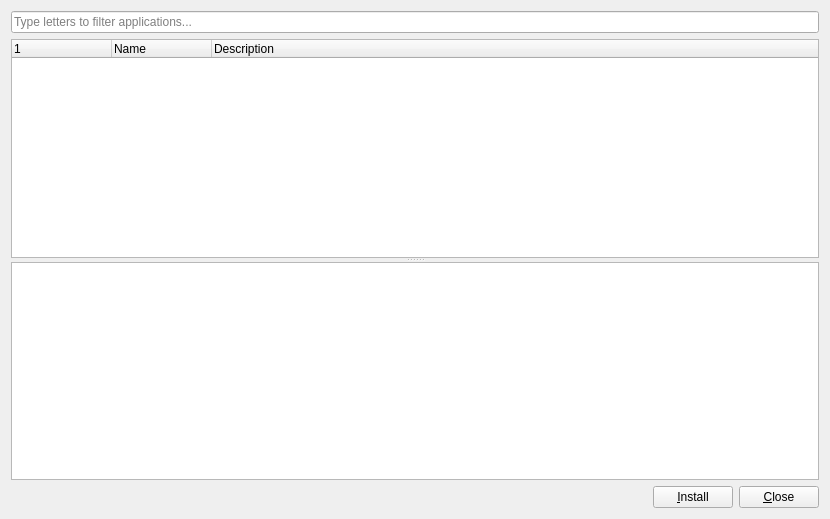
<?xml version="1.0" encoding="UTF-8"?>
<ui version="4.0">
 <class>MainWindow</class>
 <widget class="QWidget" name="MainWindow">
  <property name="geometry">
   <rect>
    <x>0</x>
    <y>0</y>
    <width>830</width>
    <height>519</height>
   </rect>
  </property>
  <property name="windowTitle">
   <string>Third party applications</string>
  </property>
  <property name="windowIcon">
   <iconset>
    <normaloff>appinstall.svg</normaloff>appinstall.svg</iconset>
  </property>
  <layout class="QVBoxLayout" name="verticalLayout">
   <item>
    <widget class="QLineEdit" name="filterList">
     <property name="statusTip">
      <string/>
     </property>
     <property name="placeholderText">
      <string>Type letters to filter applications...</string>
     </property>
    </widget>
   </item>
   <item>
    <widget class="QSplitter" name="splitter">
     <property name="orientation">
      <enum>Qt::Vertical</enum>
     </property>
     <widget class="QTreeWidget" name="apps">
      <property name="rootIsDecorated">
       <bool>false</bool>
      </property>
      <column>
       <property name="text">
        <string/>
       </property>
       <property name="textAlignment">
        <set>AlignLeading|AlignVCenter</set>
       </property>
      </column>
      <column>
       <property name="text">
        <string>Name</string>
       </property>
      </column>
      <column>
       <property name="text">
        <string>Description</string>
       </property>
      </column>
     </widget>
     <widget class="QPlainTextEdit" name="details">
      <property name="readOnly">
       <bool>true</bool>
      </property>
     </widget>
    </widget>
   </item>
   <item>
    <layout class="QHBoxLayout" name="horizontalLayout">
     <item>
      <spacer name="horizontalSpacer">
       <property name="orientation">
        <enum>Qt::Horizontal</enum>
       </property>
       <property name="sizeHint" stdset="0">
        <size>
         <width>438</width>
         <height>20</height>
        </size>
       </property>
      </spacer>
     </item>
     <item>
      <widget class="QPushButton" name="actionButton">
       <property name="text">
        <string>&amp;Install</string>
       </property>
      </widget>
     </item>
     <item>
      <widget class="QPushButton" name="closeButton">
       <property name="text">
        <string>&amp;Close</string>
       </property>
      </widget>
     </item>
    </layout>
   </item>
  </layout>
 </widget>
 <tabstops>
  <tabstop>apps</tabstop>
  <tabstop>actionButton</tabstop>
  <tabstop>closeButton</tabstop>
  <tabstop>filterList</tabstop>
  <tabstop>details</tabstop>
 </tabstops>
 <resources/>
 <connections/>
</ui>
